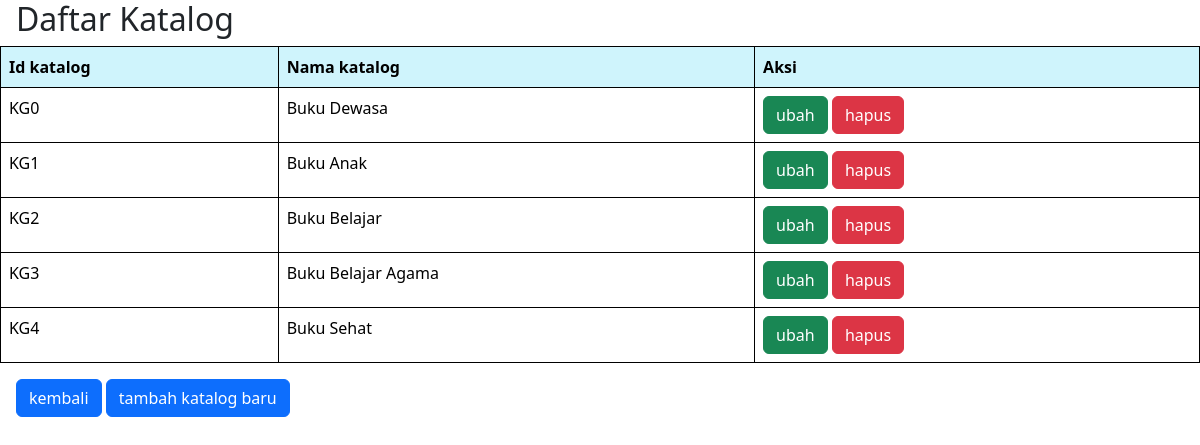
/katalog/katalog.php, run on the app's committed database.
### tables this page shows
CREATE TABLE `katalog` (
  `id_katalog` varchar(3) NOT NULL,
  `nama` varchar(255) DEFAULT NULL
);

### katalog/katalog.php (the view, shortened to what this page needs)
<?php
require'function.php';
$result = mysqli_query($conn,"SELECT * FROM katalog");
?>
<!DOCTYPE html>
<html lang="en">
<head>
    <link href="https://cdn.jsdelivr.net/npm/bootstrap@5.3.1/dist/css/bootstrap.min.css" rel="stylesheet">
</head>
<body>
    <h2 class="ms-3">Daftar Katalog</h2>
    <table class="table">
        <tr class="table-info">
            <th>Id katalog</th>
            <th>Nama katalog</th>
            <th>Aksi</th>
        </tr>
        <?php while($data_katalog = mysqli_fetch_assoc($result)){?>
        <tr>
            <td><?php echo$data_katalog['id_katalog']?></td>
            <td><?php echo$data_katalog['nama']?></td>
            <td>
                <a href="edit.php?id_katalog=<?= $data_katalog['id_katalog'] ?>" class="btn btn-success">ubah</a>
                <a href="delete.php?id_katalog=<?= $data_katalog['id_katalog']?>" onclick="return confirm('apakah anda ingin menghapus data ini??')" class="btn btn-danger">hapus</a>
            </td>
        </tr>
        <?php }?>
    </table>
    <div class="button ms-3">
        <a href="../index.php" class="btn btn-primary">kembali</a>
        <a href="add.php" class="btn btn-primary">tambah katalog baru</a>
    </div>
</body>
</html>

### katalog/katalog.php (style rules this page uses)
table,td,th { border: 1px solid black; border-collapse: collapse; }
th,td { padding: 5px; }

### data on the page
katalog: id_katalog "KG0", nama "Buku Dewasa"
katalog: id_katalog "KG1", nama "Buku Anak"
katalog: id_katalog "KG2", nama "Buku Belajar"
katalog: id_katalog "KG3", nama "Buku Belajar Agama"
katalog: id_katalog "KG4", nama "Buku Sehat"
